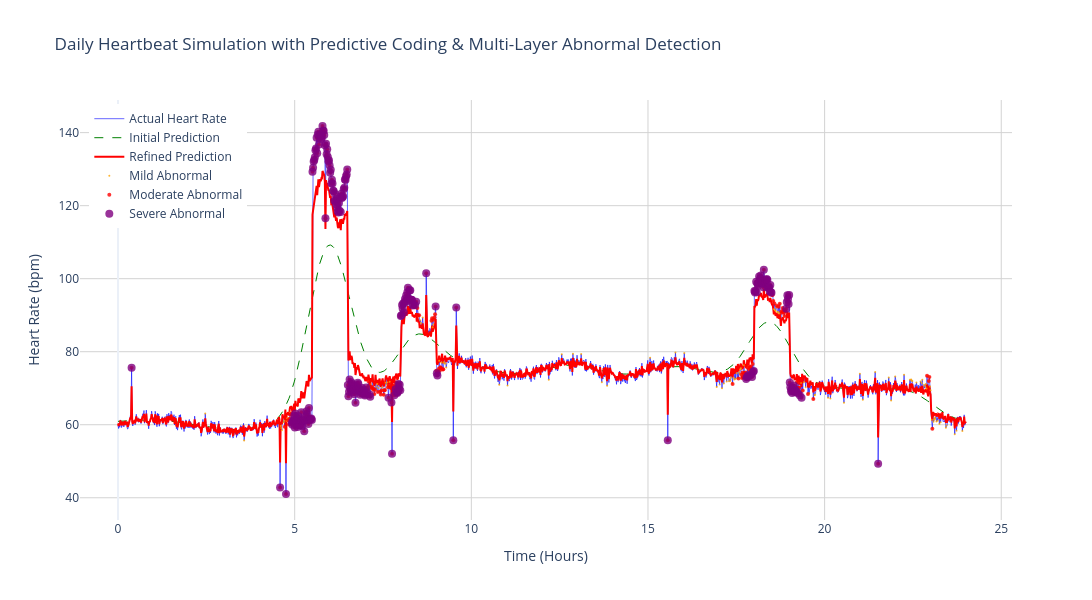

The cell this chart's notebook holds for it:
### Code cell
import numpy as np
import plotly.graph_objects as go
from scipy.ndimage import gaussian_filter1d

# =======================
# 1. Generate Synthetic Heartbeat Data (Full-Day Simulation)
# =======================
np.random.seed(42)
minutes_per_day = 24 * 60
time = np.linspace(0, 24, minutes_per_day)  # in hours
hr = np.zeros_like(time)

# Morning exercise (5:30–6:30 AM)
exercise_mask = (time >= 5.5) & (time < 6.5)
hr[exercise_mask] = 130 + 10 * np.sin(np.linspace(0, 2*np.pi, exercise_mask.sum()))

# Commute (8:00–9:00 AM and 6:00–7:00 PM)
commute_mask1 = (time >= 8.0) & (time < 9.0)
commute_mask2 = (time >= 18.0) & (time < 19.0)
hr[commute_mask1] = 90 + 5 * np.sin(np.linspace(0, 2*np.pi, commute_mask1.sum()))
hr[commute_mask2] = 95 + 5 * np.sin(np.linspace(0, 2*np.pi, commute_mask2.sum()))

# Office work (9:00 AM–6:00 PM)
office_mask = (time >= 9.0) & (time < 18.0)
hr[office_mask] = 75 + 2 * np.sin(np.linspace(0, 6*np.pi, office_mask.sum()))

# Sleep (11:00 PM–5:30 AM)
sleep_mask = (time >= 23.0) | (time < 5.5)
hr[sleep_mask] = 60 + 1.5 * np.sin(np.linspace(0, 3*np.pi, sleep_mask.sum()))

# Remaining = resting
rest_mask = (hr == 0)
hr[rest_mask] = 70 + np.random.normal(0, 1, rest_mask.sum())

# Add noise and simulate occasional random spikes as abnormal events
hr += np.random.normal(0, 1.2, len(hr))
abnormal_indices = np.random.choice(len(hr), size=10, replace=False)
hr[abnormal_indices] += np.random.choice([15, -20], size=10)

# =======================
# 2. Predictive Coding Functions
# =======================
def predict_baseline(signal, smooth_sigma=30):
    return gaussian_filter1d(signal, sigma=smooth_sigma)

def compute_prediction_error(actual, predicted):
    return actual - predicted

def detect_layered_abnormalities(error, thresholds=(3, 5, 8)):
    """Detect anomalies in three layers of severity"""
    mild = np.abs(error) > thresholds[0]
    moderate = np.abs(error) > thresholds[1]
    severe = np.abs(error) > thresholds[2]
    return mild, moderate, severe

def refine_prediction(predicted, error, learning_rate=0.1, steps=10):
    for _ in range(steps):
        predicted += learning_rate * error
        error = compute_prediction_error(hr, predicted)
    return predicted

# =======================
# 3. Apply Predictive Coding
# =======================
predicted = predict_baseline(hr)
error = compute_prediction_error(hr, predicted)
mild, moderate, severe = detect_layered_abnormalities(error)
refined = refine_prediction(predicted.copy(), error)

# =======================
# 4. Plotting with Plotly
# =======================
fig = go.Figure()

# Add traces
fig.add_trace(go.Scatter(x=time, y=hr, mode='lines', name='Actual Heart Rate', 
                        line=dict(color='blue', width=1), opacity=0.6))
fig.add_trace(go.Scatter(x=time, y=predicted, mode='lines', name='Initial Prediction',
                        line=dict(color='green', width=1, dash='dash')))
fig.add_trace(go.Scatter(x=time, y=refined, mode='lines', name='Refined Prediction',
                        line=dict(color='red', width=2)))

# Add scatter points for abnormalities
fig.add_trace(go.Scatter(x=time[mild], y=hr[mild], mode='markers', name='Mild Abnormal',
                        marker=dict(color='orange', size=2, opacity=0.8)))
fig.add_trace(go.Scatter(x=time[moderate], y=hr[moderate], mode='markers', name='Moderate Abnormal',
                        marker=dict(color='red', size=4, opacity=0.8)))
fig.add_trace(go.Scatter(x=time[severe], y=hr[severe], mode='markers', name='Severe Abnormal',
                        marker=dict(color='purple', size=8, opacity=0.8)))

# Update layout
fig.update_layout(
    title='Daily Heartbeat Simulation with Predictive Coding & Multi-Layer Abnormal Detection',
    xaxis_title='Time (Hours)',
    yaxis_title='Heart Rate (bpm)',
    template='plotly_white',
    width=1500,
    height=600,
    showlegend=True,
    legend=dict(
        yanchor="top",
        y=0.99,
        xanchor="left",
        x=0.01
    )
)

# Add grid
fig.update_xaxes(showgrid=True, gridwidth=1, gridcolor='LightGray')
fig.update_yaxes(showgrid=True, gridwidth=1, gridcolor='LightGray')

# Show the plot
fig.show()

### Figure 1 — Plotly figure (JSON) as saved in the notebook; plotly's stock layout.template omitted (floating-point values rounded to 4 significant figures; data arrays with more than 128 entries replaced by an {"elided": "..."} marker saying what was removed)
{"data": [{"line": {"color": "blue", "width": 1}, "mode": "lines", "name": "Actual Heart Rate", "opacity": 0.6, "type": "scatter", "x": {"elided": "1440 float values"}, "y": {"elided": "1440 float values"}}, {"line": {"color": "green", "dash": "dash", "width": 1}, "mode": "lines", "name": "Initial Prediction", "type": "scatter", "x": {"elided": "1440 float values"}, "y": {"elided": "1440 float values"}}, {"line": {"color": "red", "width": 2}, "mode": "lines", "name": "Refined Prediction", "type": "scatter", "x": {"elided": "1440 float values"}, "y": {"elided": "1440 float values"}}, {"marker": {"color": "orange", "opacity": 0.8, "size": 2}, "mode": "markers", "name": "Mild Abnormal", "type": "scatter", "x": {"elided": "447 float values"}, "y": {"elided": "447 float values"}}, {"marker": {"color": "red", "opacity": 0.8, "size": 4}, "mode": "markers", "name": "Moderate Abnormal", "type": "scatter", "x": {"elided": "330 float values"}, "y": {"elided": "330 float values"}}, {"marker": {"color": "purple", "opacity": 0.8, "size": 8}, "mode": "markers", "name": "Severe Abnormal", "type": "scatter", "x": {"elided": "236 float values"}, "y": {"elided": "236 float values"}}], "layout": {"height": 600, "legend": {"x": 0.01, "xanchor": "left", "y": 0.99, "yanchor": "top"}, "showlegend": true, "title": {"text": "Daily Heartbeat Simulation with Predictive Coding & Multi-Layer Abnormal Detection"}, "width": 1500, "xaxis": {"gridcolor": "LightGray", "gridwidth": 1, "showgrid": true, "title": {"text": "Time (Hours)"}}, "yaxis": {"gridcolor": "LightGray", "gridwidth": 1, "showgrid": true, "title": {"text": "Heart Rate (bpm)"}}}}
